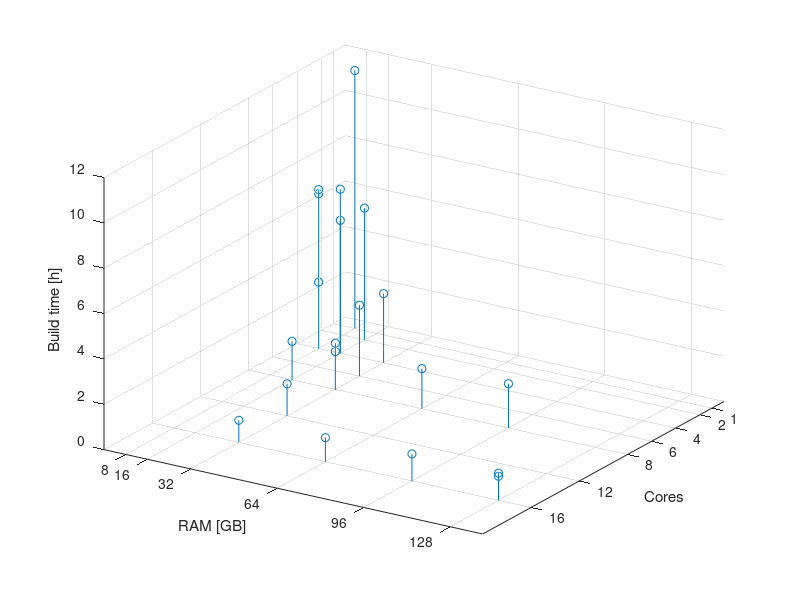
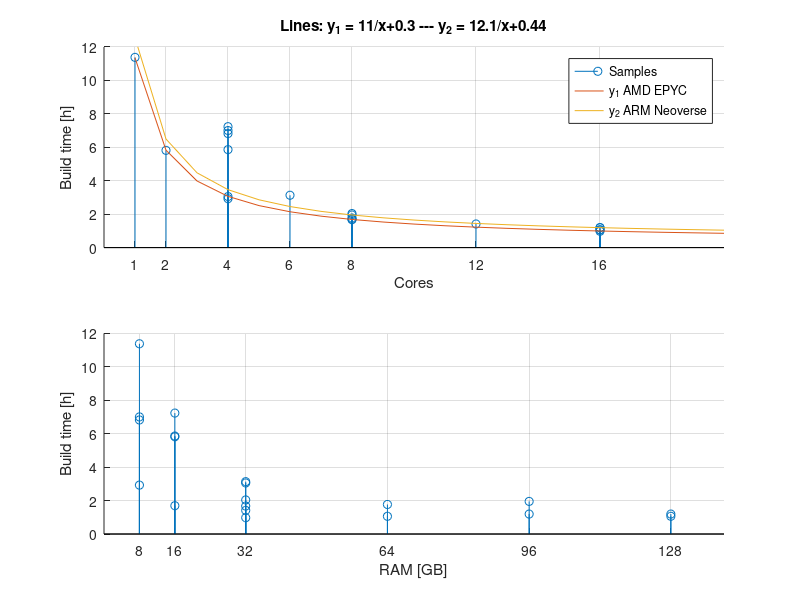

MATLAB code for these plots, in order:
#!/usr/bin/env octave-cli

clear

%%%%%%%%%%%%%%%%%%%%%%%%%%%%%%%%%%%%%%%%%%%%%%%%%%%%%%%%%%%%%%%%%%%%%%%%
% Misc hardware
%%%%%%%%%%%%%%%%%%%%%%%%%%%%%%%%%%%%%%%%%%%%%%%%%%%%%%%%%%%%%%%%%%%%%%%%

data_misc = [
%                             0_HD
%                      Total  1_SSD  Avail. Used
%   Machine Cores GHz  RAM_GB 2_NVMe RAM_GB Swap_GB Image_s SDK_s
    1       4     3.0  16     0      10     0       14315   6784
    2       4     2.0  16     1      14     0       15404   10638
    3.1     4     2.2  8      1      7.2    0       15133   10079
    4.1     4     1.6  8      0      7.3    0       14631   9926
    5.1     6     1.9  32     1      30     0       6598    4675
    1010    12    4.0  32     1      30     0       2973    2116
    1011    8     3.8  32     1      30     0       4329    3006
    1012    16    3.7  128    2      124    0       2214    1602
    1013    16    3.2  128    2      124    0       2471    1824
];

cores_misc = data_misc(:,2);
ram_misc = data_misc(:,4);
time_misc = (data_misc(:,8) + data_misc(:,9)) / 3600;

%%%%%%%%%%%%%%%%%%%%%%%%%%%%%%%%%%%%%%%%%%%%%%%%%%%%%%%%%%%%%%%%%%%%%%%%
% Virtual Server, AMD EPYC-Rome Processor @ 2 GHz
% Best fit for y = A/x + B
%%%%%%%%%%%%%%%%%%%%%%%%%%%%%%%%%%%%%%%%%%%%%%%%%%%%%%%%%%%%%%%%%%%%%%%%

data_AMD_EPYC = [
%                             0_HD
%                      Total  1_SSD  Avail. Used
%   Machine Cores GHz  RAM_GB 2_NVMe RAM_GB Swap_GB Image_s SDK_s
    1001    16    2.0  64     2      61     0       2194    1620
    1002    8     2.0  64     2      62     0       3668    2691
    1003    16    2.0  32     2      30     0       1950    1561
    1004    8     2.0  32     2      30     0       3539    2481
    1005    4     2.0  32     2      30     0       6507    4483
    1006    8     2.0  16     2      15     0       3576    2522
    1007    4     2.0  8      2      7.3    0       6139    4389
    1008    2     2.0  16     2      15     0       12573   8367
    1009    1     2.0  8      2      7.3    0       24870   16095
];

cores_AMD_EPYC = data_AMD_EPYC(:,2);
ram_AMD_EPYC = data_AMD_EPYC(:,4);
time_AMD_EPYC = (data_AMD_EPYC(:,8) + data_AMD_EPYC(:,9)) / 3600;

Y = time_AMD_EPYC;
X = [1./cores_AMD_EPYC ones(length(cores_AMD_EPYC), 1)];

% Least squares
W = inv(X' * X) * X' * Y;
A1 = W(1)
B1 = W(2)

%%%%%%%%%%%%%%%%%%%%%%%%%%%%%%%%%%%%%%%%%%%%%%%%%%%%%%%%%%%%%%%%%%%%%%%%
% Virtual Server, ARM Neoverse-N1 @ 2GHz
% Best fit for y = A/x + B
%%%%%%%%%%%%%%%%%%%%%%%%%%%%%%%%%%%%%%%%%%%%%%%%%%%%%%%%%%%%%%%%%%%%%%%%

data_ARM_Neoverse = [
%                             0_HD
%                      Total  1_SSD  Avail. Used
%   Machine Cores GHz  RAM_GB 2_NVMe RAM_GB Swap_GB Image_s SDK_s
    1101    16    2.0  96     -1     92     0       2370    1926
    1102     8    2.0  96     -1     93     0       4077    2945
];

cores_ARM_Neoverse = data_ARM_Neoverse(:,2);
ram_ARM_Neoverse = data_ARM_Neoverse(:,4);
time_ARM_Neoverse = (data_ARM_Neoverse(:,8) + data_ARM_Neoverse(:,9)) / 3600;

Y = time_ARM_Neoverse;
X = [1./cores_ARM_Neoverse ones(length(cores_ARM_Neoverse), 1)];

% Least squares
W = inv(X' * X) * X' * Y;
A2 = W(1)
B2 = W(2)

%%%%%%%%%%%%%%%%%%%%%%%%%%%%%%%%%%%%%%%%%%%%%%%%%%%%%%%%%%%%%%%%%%%%%%%%
% Agregate all data
%%%%%%%%%%%%%%%%%%%%%%%%%%%%%%%%%%%%%%%%%%%%%%%%%%%%%%%%%%%%%%%%%%%%%%%%

cores_all = [cores_misc; cores_AMD_EPYC; cores_ARM_Neoverse];
ram_all   = [ram_misc;   ram_AMD_EPYC;   ram_ARM_Neoverse];
time_all  = [time_misc;  time_AMD_EPYC;  time_ARM_Neoverse];

cores_ticks = unique(cores_all);
ram_ticks = unique(ram_all);

%%%%%%%%%%%%%%%%%%%%%%%%%%%%%%%%%%%%%%%%%%%%%%%%%%%%%%%%%%%%%%%%%%%%%%%%
% Figure 1
%%%%%%%%%%%%%%%%%%%%%%%%%%%%%%%%%%%%%%%%%%%%%%%%%%%%%%%%%%%%%%%%%%%%%%%%

figure(1),clf
hold on

stem3(cores_all, ram_all, time_all, 'o')
xmin = xlim()(1);
xmax = xlim()(2);
ymin = ylim()(1);
ymax = ylim()(2);

xticks(cores_ticks)
yticks(ram_ticks)

% No negative build time
axis([axis() 0 ceil(max(time_all))])

xlabel('Cores')
ylabel('RAM [GB]')
zlabel('Build time [h]')
az = 180 - 57.5;
el = 30;
view(az, el)
grid on

hold off

print images/build-time-1.svg

%%%%%%%%%%%%%%%%%%%%%%%%%%%%%%%%%%%%%%%%%%%%%%%%%%%%%%%%%%%%%%%%%%%%%%%%
% Figure 2.a
%%%%%%%%%%%%%%%%%%%%%%%%%%%%%%%%%%%%%%%%%%%%%%%%%%%%%%%%%%%%%%%%%%%%%%%%

figure(2),clf

subplot(2,1,1)
hold on

stem(cores_all, time_all, 'o')
xmin = xlim()(1);
xmax = xlim()(2);

xticks(cores_ticks)

% Equation
x = (xmin:xmax)';
y1 = A1 ./ x + B1;
y2 = A2 ./ x + B2;
plot(x, [y1, y2], '-')

% No negative build time
a = axis(); a(3) = 0; a(4) = ceil(max(time_all)); axis(a)

eq_2a1 = sprintf('y_1 = %.3g/x% +.2g', [A1 B1])
eq_2a2 = sprintf('y_2 = %.3g/x% +.2g', [A2 B2])
title(['Lines: ', eq_2a1, ' --- ', eq_2a2])
xlabel('Cores')
ylabel('Build time [h]')
legend({
    'Samples',
    'y_1 AMD EPYC',
    'y_2 ARM Neoverse',
    })
grid on

hold off

%%%%%%%%%%%%%%%%%%%%%%%%%%%%%%%%%%%%%%%%%%%%%%%%%%%%%%%%%%%%%%%%%%%%%%%%
% Figure 2.b
%%%%%%%%%%%%%%%%%%%%%%%%%%%%%%%%%%%%%%%%%%%%%%%%%%%%%%%%%%%%%%%%%%%%%%%%

subplot(2,1,2)
hold on

stem(ram_all, time_all, 'o')
xmin = xlim()(1);
xmax = xlim()(2);

xticks(ram_ticks)

% No negative build time
a = axis(); a(3) = 0; a(4) = ceil(max(time_all)); axis(a)

xlabel('RAM [GB]')
ylabel('Build time [h]')
grid on

hold off

print images/build-time-2.svg
